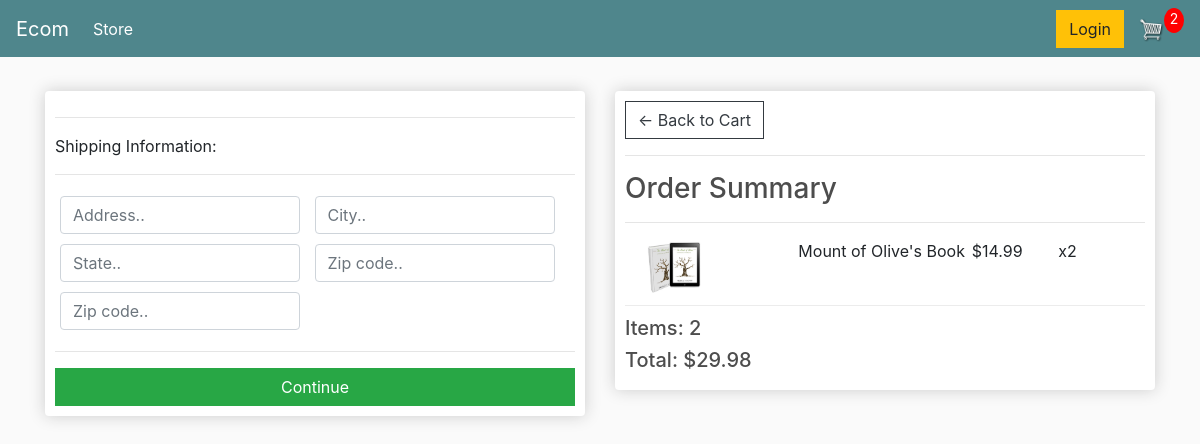
Screenshot of /checkout/ (signed in) with the database file from the repository.
### store/models.py (models this page shows, shortened)
class OrderItem(models.Model):
	product = models.ForeignKey(Product, on_delete=models.SET_NULL, null=True)
	order = models.ForeignKey(Order, on_delete=models.SET_NULL, null=True)
	quantity = models.IntegerField(default=0, null=True, blank=True)
	date_added = models.DateTimeField(auto_now_add=True)
	@property
	def get_total(self):
		total = self.product.price * self.quantity
		return total

class Product(models.Model):
	name = models.CharField(max_length=200)
	price = models.DecimalField(max_digits=7,decimal_places=2)
	digital = models.BooleanField(default=False,null=True, blank=True)
	image = models.ImageField(null=True, blank=True)
	@property
	def imageURL(self):
		try:
			url = self.image.url
		except:
			url = ''
		return url

class Order(models.Model):
	customer = models.ForeignKey(Customer, on_delete=models.SET_NULL, null=True, blank=True)
	date_ordered = models.DateTimeField(auto_now_add=True)
	complete = models.BooleanField(default=False)
	transaction_id = models.CharField(max_length=100, null=True)
	@property
	def shipping(self):
		shipping = False
		orderitems = self.orderitem_set.all()
		for i in orderitems:
			if i.product.digital == False:
				shipping = True
		return shipping
	@property
	def get_cart_total(self):
		orderitems = self.orderitem_set.all()
		total = sum([item.get_total for item in orderitems])
		return total
	@property
	def get_cart_items(self):
		orderitems = self.orderitem_set.all()
		total = sum([item.quantity for item in orderitems])
		return total

### store/views.py (the view)
# urls.py: path('checkout/', views.checkout, name="checkout"),
def checkout(request):
	if request.user.is_authenticated:
		customer = request.user.customer
		order, created = Order.objects.get_or_create(customer=customer, complete=False)
		items = order.orderitem_set.all()
		cartItems = order.get_cart_items
	else:
		items = []
		order = {'get_cart_total':0, 'get_cart_items':0, 'shipping':False}
		cartItems = order['get_cart_items']
	context = {'items':items, 'order':order, 'cartItems':cartItems}
	return render(request, 'store/checkout.html', context)

### store/templates/store/checkout.html (shortened to what this page needs)
{% extends 'store/main.html' %}
{% load static %}
{% block content %}
     <div class="row">
		<div class="col-lg-6">
			<div class="box-element" id="form-wrapper">
				<form id="form">
					<div id="shipping-info">
						<hr>
						<p>Shipping Information:</p>
						<hr>
						<div class="form-field">
							<input class="form-control" type="text" name="address" placeholder="Address..">
						</div>
						<div class="form-field">
							<input class="form-control" type="text" name="city" placeholder="City..">
						</div>
						<div class="form-field">
							<input class="form-control" type="text" name="state" placeholder="State..">
						</div>
						<div class="form-field">
							<input class="form-control" type="text" name="zipcode" placeholder="Zip code..">
						</div>
						<div class="form-field">
							<input class="form-control" type="text" name="country" placeholder="Zip code..">
						</div>
					</div>
					<hr>
					<input id="form-button" class="btn btn-success btn-block" type="submit" value="Continue">
				</form>
			</div>
			<br>
		</div>
		<div class="col-lg-6">
			<div class="box-element">
				<a  class="btn btn-outline-dark" href="{% url 'cart' %}">&#x2190; Back to Cart</a>
				<hr>
				<h3>Order Summary</h3>
				<hr>
				{% for item in items %}
				<div class="cart-row">
					<div style="flex:2"><img class="row-image" src="{{item.product.imageURL}}"></div>
					<div style="flex:2"><p>{{item.product.name}}</p></div>
					<div style="flex:1"><p>${{item.product.price|floatformat:2}}</p></div>
					<div style="flex:1"><p>x{{item.quantity}}</p></div>
				</div>
				{% endfor %}
				<h5>Items:   {{order.get_cart_items}}</h5>
				<h5>Total:   ${{order.get_cart_total|floatformat:2}}</h5>
			</div>
		</div>
	</div>
{% endblock content %}

### static/css/main.css (style rules this page uses)
body { background-color: hsl(0, 0%, 98%); }
h1,h2,h3,h4,h5,h6 { color:hsl(0, 0%, 30%); }
.box-element { box-shadow:hsl(0, 0%, 80%) 0 0 16px; background-color: #fff; border-radius: 4px; padding: 10px; }
.col-lg-4, .col-lg-6, .col-lg-8, .col-lg-12 { margin-top: 10px; }
.btn { border-radius: 0; }
.row-image { width: 100px; }
.form-field { width:250px; display: inline-block; padding: 5px; }
.cart-row { display: flex; align-items: flex-stretch; padding-bottom: 10px; margin-bottom: 10px; border-bottom: 1px solid #ececec; }

### rows the page displays
OrderItem: product.imageURL (picture), product.name "Mount of Olive's Book", product.price "14.99", quantity "2"
Order: get_cart_items "2", get_cart_total "29.98"

### other values shown
{{ cartItems }} "2"
